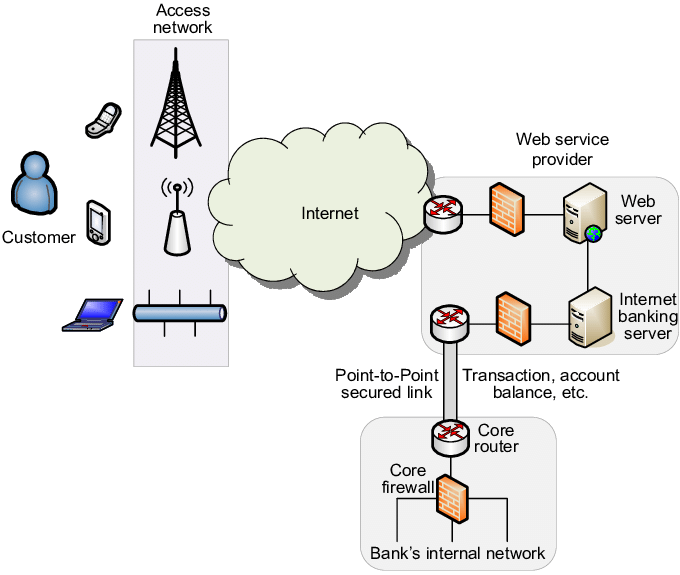
#> input picture test_banking.png, 680 x 575 px
$ python -i extractor.py   (imports and definitions only)
#> lines starting #> are read from the running program, lines starting #| are printed output that depends on the picture; after the words box and inside, x2 and y2 are one past the last pixel; in counts of white or black regions, pixels touching at a corner belong together
import pytesseract
from PIL import Image
import cv2
import numpy as np

def extract_components(image_path):
    """Extract components from architecture diagram using OCR."""
#> called with image_path = '../../test_banking.png'
    try:
        # Read image
        image = cv2.imread(image_path)
#> image is the input picture: shape (575, 680, 3); mean B, G, R 236.4, 237.5, 237.7
        height, width = image.shape[:2]
#> height = 575; width = 680

        # Enlarge image
        scale_factor = 2
        image = cv2.resize(image, (width * scale_factor, height * scale_factor))
#> image: shape (1150, 1360, 3)

        # Convert to HSV to handle colored text better
        hsv = cv2.cvtColor(image, cv2.COLOR_BGR2HSV)
#> hsv: shape (1150, 1360, 3); mean H, S, V 14.3, 5, 239.2

        # Create masks for different colored text
        # Dark text
        lower_black = np.array([0, 0, 0])
        upper_black = np.array([180, 255, 100])
        mask_black = cv2.inRange(hsv, lower_black, upper_black)
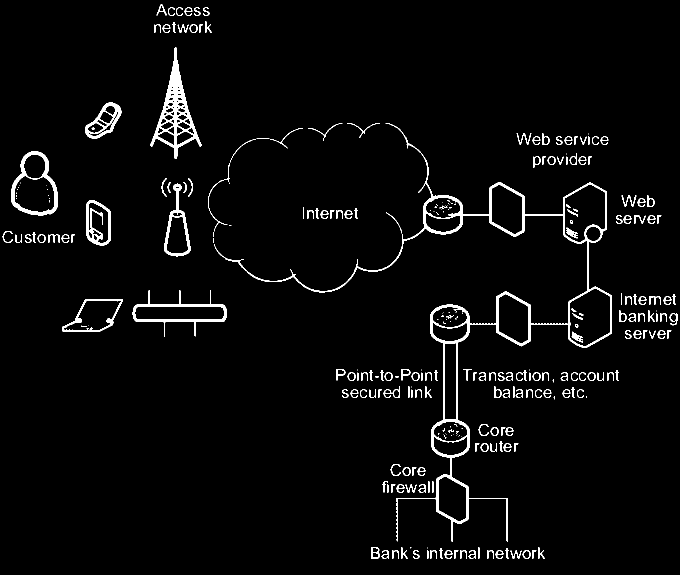
#> mask_black: shape (1150, 1360) (shown at 1/2 size); 3.4% white; 287 white regions (83 under 20 px), largest, box (x1, y1, x2, y2) and area: (428, 246, 1224, 1084) 16741, (301, 94, 403, 318) 5395, (22, 302, 115, 431) 2622

        # Process each color channel separately
        results = []

        # Process original and black mask
        for mask in [None, mask_black]:
            if mask is not None:
                processed = cv2.bitwise_and(image, image, mask=mask)
            else:
                processed = image.copy()

            # Convert to grayscale
            gray = cv2.cvtColor(processed, cv2.COLOR_BGR2GRAY)

            # Threshold
            _, binary = cv2.threshold(gray, 0, 255, cv2.THRESH_BINARY + cv2.THRESH_OTSU)

            # OCR with different PSM modes
            for psm in [3, 6, 11]:  # Try different page segmentation modes
                config = f'--oem 3 --psm {psm}'
                text = pytesseract.image_to_string(binary, config=config)
                results.extend([line.strip() for line in text.split('\n') if line.strip()])
#> this loop made 1 pass
#> mask on pass 1: None
#> pass 1, in extract_components, `gray = cv2.cvtColor(processed, cv2.COLOR_BGR2GRAY)`:
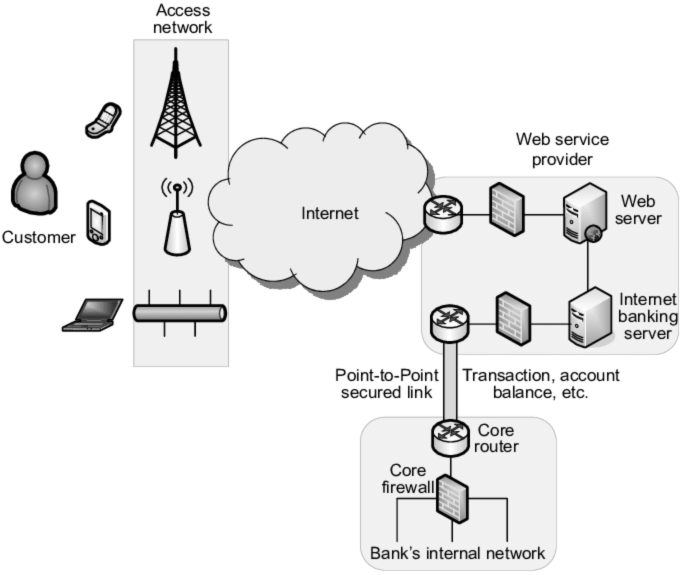
#> gray: shape (1150, 1360) (shown at 1/2 size); min 0, max 255, mean 237.4
#> pass 1, in extract_components, `_, binary = cv2.threshold(gray, 0, 255, cv2.THRESH_BINARY + cv2.THRESH..`:
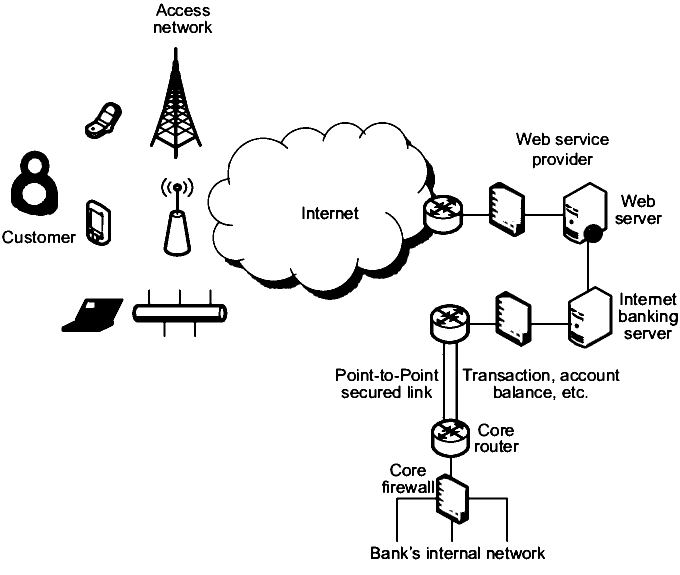
#> binary: shape (1150, 1360) (shown at 1/2 size); 93.8% white; 192 black regions (13 under 20 px), largest, box (x1, y1, x2, y2) and area: (415, 244, 1225, 1084) 38759, (22, 301, 116, 432) 6825, (300, 94, 404, 318) 6562
#> after the loop, results = []

        # Remove duplicates and empty lines
        unique_results = list(set(results))

        # Categorize detected components
        components = {
            "text": "\n".join(unique_results),
            "detected_items": {
                "client": [],
                "server": [],
                "data": [],
                "network": [],
                "interfaces": [],
                "security": []
            }
        }

        # Keywords to look for
        keywords = {
            "client": ["client", "web interface"],
            "server": ["server", "kernel", "system manager"],
            "data": ["sql", "database", "firebird", "data"],
            "network": ["internet", "intranet"],
            "interfaces": ["interface", "api", "access interface"],
            "security": ["firewall", "security", "rule"]
        }

        # Categorize each detected text
        for text in unique_results:
            text_lower = text.lower()
            for category, terms in keywords.items():
                if any(term in text_lower for term in terms):
                    components["detected_items"][category].append(text)

        print("\nDebug - Raw OCR Text:")
        print("\n".join(unique_results))

        print("\nDebug - Detected Components:")
        for category, items in components["detected_items"].items():
            if items:
                print(f"{category}: {items}")

        return components

    except Exception as e:
        print(f"Error in OCR processing: {e}")
        return {
            "text": "",
            "detected_items": {},
            "error": str(e)
        }

#> (the run stopped early here; a loop or call above may not have finished)
